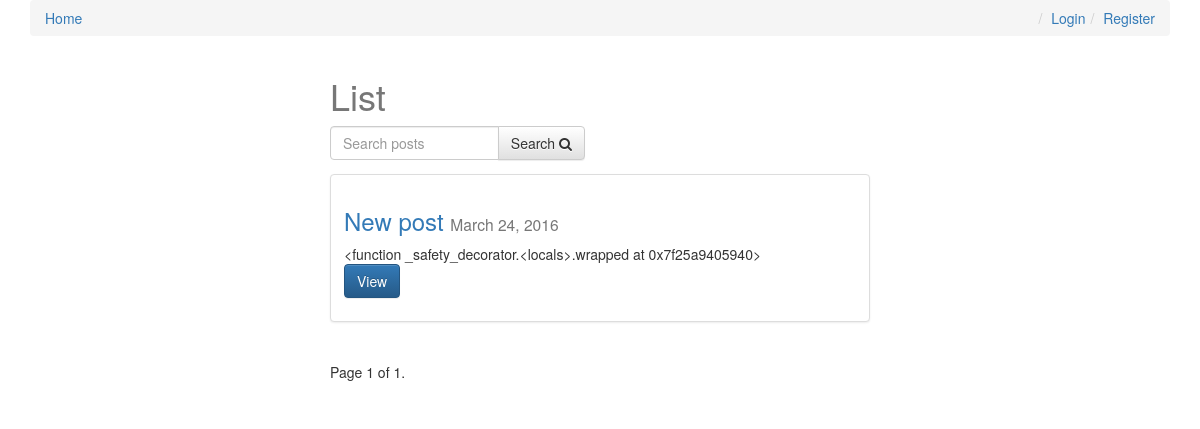
Before: / with the older database file.
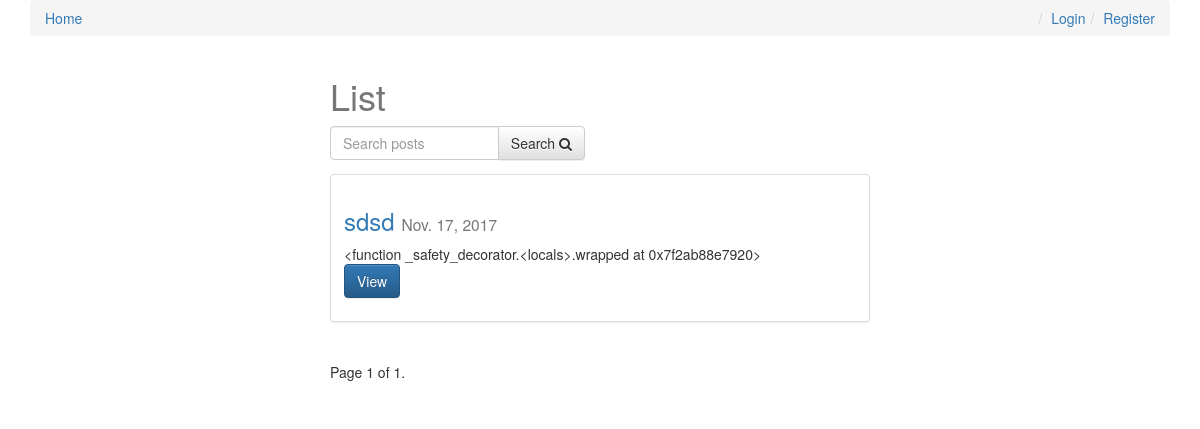
After: the same page with the newer database file.
### posts/models.py (models this page shows, shortened)
class Post(models.Model):
    user = models.ForeignKey(settings.AUTH_USER_MODEL, default=1)
    title = models.CharField(max_length=120)
    slug = models.SlugField(unique=True)
    image = models.ImageField(upload_to=upload_location,
            null=True,
            blank=True,
            width_field="width_field",
            height_field="height_field")
    height_field = models.IntegerField(default=0)
    width_field = models.IntegerField(default=0)
    content = models.TextField()
    draft = models.BooleanField(default=False)
    publish = models.DateField(auto_now=False, auto_now_add=False)
    read_time =  models.IntegerField(default=0)
    updated = models.DateTimeField(auto_now=True, auto_now_add=False)
    timestamp = models.DateTimeField(auto_now=False, auto_now_add=True)
    objects = PostManager()
    def get_absolute_url(self):
        return reverse("posts:detail", kwargs={"slug": self.slug})
    class Meta:
        ordering = ["-timestamp", "-updated"]
    def get_markdown(self):
        content = self.content
        markdown_text = markdown(content)
        return mark_safe(markdown_text)

### posts/views.py (the view, shortened to what this page needs)
# urls.py: url(r'^$', post_list, name='list'),
def post_list(request):
	today = timezone.now().date()
	queryset_list = Post.objects.active() #.order_by("-timestamp")
	if request.user.is_staff or request.user.is_superuser:
		queryset_list = Post.objects.all()
	query = request.GET.get("q")
	paginator = Paginator(queryset_list, 8)
	page_request_var = "page"
	page = request.GET.get(page_request_var)
	try:
		queryset = paginator.page(page)
	except PageNotAnInteger:
		queryset = paginator.page(1)
	except EmptyPage:
		queryset = paginator.page(paginator.num_pages)
	context = {
		"object_list": queryset,
		"title": "List",
		"page_request_var": page_request_var,
		"today": today,
	}
	return render(request, "post_list.html", context)

### posts/models.py (called while the page is built)
    def active(self, *args, **kwargs):
        return super(PostManager, self).filter(draft=False).filter(publish__lte=timezone.now())

### templates/post_list.html (shortened to what this page needs)
{% extends "base.html" %}
{% block content %}
<div class='col-sm-6 col-sm-offset-3'>
    <h1>{{ title }}</h1>
<form method='GET' action='' class='row'>
        <div class='col-sm-6'>
            <div class='input-group'>
                <input class='form-control' type='text' name='q' placeholder='Search posts' value='{{ request.GET.q }}'/>
                <span class='input-group-btn'>
                    <button class='btn btn-default' type='submit'>Search <i class="fa fa-search"></i></button>
                </span>
            </div>
        </div>
</form>
{% for obj in object_list %}
<div class="row">
  <div class="col-sm-12">
    <div class="thumbnail">
      <div class="caption post-detail-item">
        <h3><a href='{{ obj.get_absolute_url }}'>{{ obj.title }}</a> <small>{{ obj.publish }}</small></h3>
        {{ obj.get_markdown|truncatechars_html:120 }}
        <p><a href="{{ obj.get_absolute_url }}" class="btn btn-primary" role="button">View</a></p>
      </div>
    </div>
  </div>
</div>
{% endfor %}
<div class="pagination">
    <span class="step-links">
        <span class="current">
            Page {{ object_list.number }} of {{ object_list.paginator.num_pages }}.
        </span>
    </span>
</div>
</div>
{% endblock content %}

### templates/base.html (shortened to what this page needs)
{% load staticfiles %}
<html>
<head>
<link rel="stylesheet" href="https://maxcdn.bootstrapcdn.com/bootstrap/3.3.6/css/bootstrap.min.css">
<link rel="stylesheet" href="https://maxcdn.bootstrapcdn.com/bootstrap/3.3.6/css/bootstrap-theme.min.css">
<link rel='stylesheet' href='https://maxcdn.bootstrapcdn.com/font-awesome/4.5.0/css/font-awesome.min.css' >
<link rel='stylesheet' href='{% static "css/base.css" %}' />
</head>
<body>
<div class='container'>
    <ol class='breadcrumb'>
        <li><a href='{% url "posts:list" %}'>Home</a></li>
        {% if not request.user.is_authenticated %}
        <li class='pull-right'><a href='{% url "register" %}'>Register</a></li>
        <li class='pull-right'><a href='{% url "login" %}'>Login</a></li>
        {% else %}
        <li class='pull-right'><a href='{% url "logout" %}'>Logout</a></li>
        {% endif %}
    </ol>
{% block content %}{% endblock content %}
</div>
</body>
</html>

### static/css/base.css (style rules this page uses)
h1 { color: #777777; }

Changed rows visible on the page:
removed Post: title "New post", publish "March 24, 2016", get_markdown "<function _safety_decorator.<locals>.wrapped at 0x7f25a9405940>"
added Post: title "sdsd", publish "Nov. 17, 2017", get_markdown "<function _safety_decorator.<locals>.wrapped at 0x7f2ab88e7920>"
